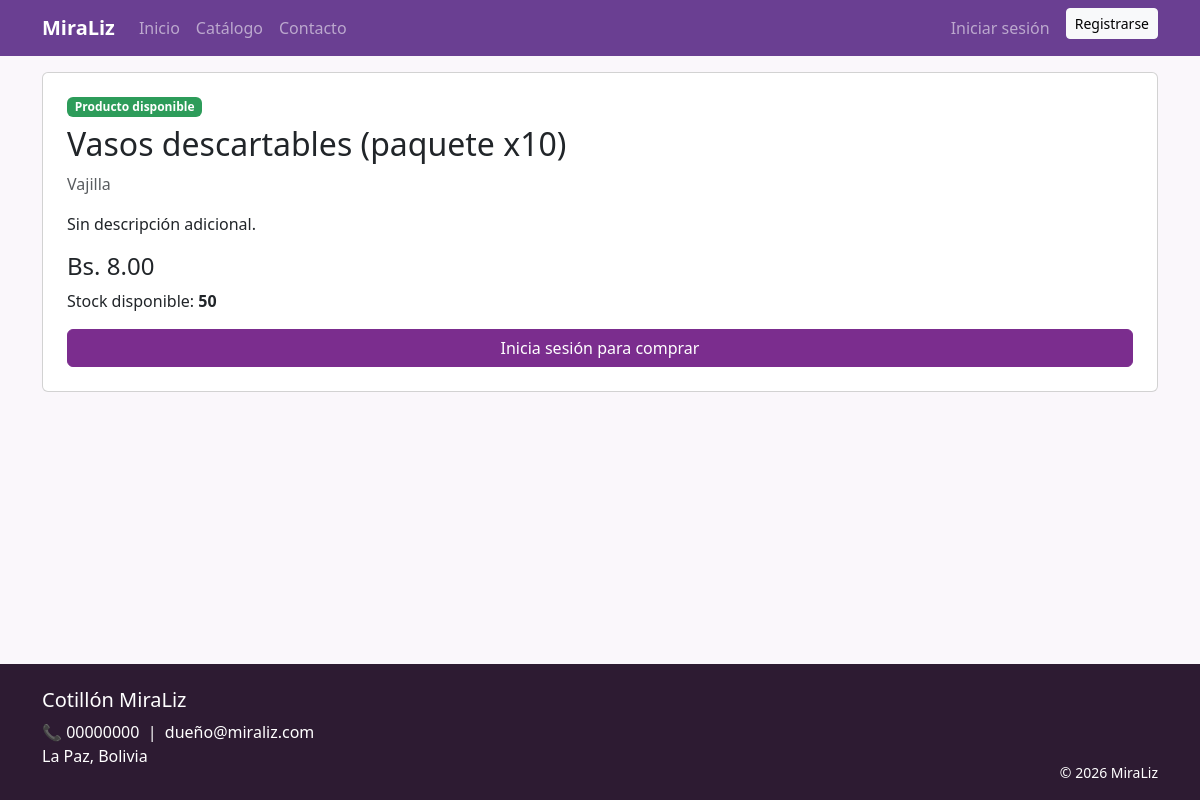
The page /producto/1 on the database its author committed.
### models/inventario.py (models this page shows, shortened)
class Producto(db.Model):
    __tablename__ = "productos"
    id = db.Column(db.Integer, primary_key=True)
    nombre = db.Column(db.String(150), nullable=False)
    descripcion = db.Column(db.Text)
    categoria = db.Column(db.String(80))
    precio = db.Column(db.Float, nullable=False, default=0)
    imagen = db.Column(db.String(250), default="default.png")
    tipo = db.Column(db.String(30), nullable=False, default="PRODUCTO_LISTO")
    stock = db.Column(db.Integer, default=0)
    estado = db.Column(db.String(20), nullable=False, default="ACTIVO")
    horas_estimadas = db.Column(db.Float, default=0)  # para cálculo de capacidad de producción
    receta = db.relationship("RecetaInsumo", backref="producto", lazy=True,
                              cascade="all, delete-orphan")

### routes/public.py (the view)
@bp.route("/producto/<int:producto_id>")
def detalle_producto(producto_id):
    producto = Producto.query.get_or_404(producto_id)
    return render_template("detalle_producto.html", producto=producto)

### templates/detalle_producto.html (shortened to what this page needs)
{% extends "base.html" %}
{% block content %}
<div class="card p-4">
    <span class="badge {{ 'badge-personalizado' if producto.tipo == 'PRODUCTO_PERSONALIZADO' else 'badge-listo' }} mb-2" style="width:fit-content;">
        {{ "Producto personalizado" if producto.tipo == "PRODUCTO_PERSONALIZADO" else "Producto disponible" }}
    </span>
    <h2>{{ producto.nombre }}</h2>
    <p class="text-muted">{{ producto.categoria }}</p>
    <p>{{ producto.descripcion or "Sin descripción adicional." }}</p>
    <h4>Bs. {{ "%.2f"|format(producto.precio) }}</h4>
    {% if producto.tipo == "PRODUCTO_LISTO" %}
        <p>Stock disponible: <strong>{{ producto.stock }}</strong></p>
        {% if current_user.is_authenticated and current_user.rol == "CLIENTE" %}
            <form method="post" action="{{ url_for('cliente.agregar_carrito', producto_id=producto.id) }}" class="d-flex gap-2" style="max-width:300px;">
                <input type="number" name="cantidad" value="1" min="1" max="{{ producto.stock }}" class="form-control">
                <button class="btn btn-primary-miraliz" {% if producto.stock == 0 %}disabled{% endif %}>Agregar al carrito</button>
            </form>
        {% elif not current_user.is_authenticated %}
            <a href="{{ url_for('auth.login') }}" class="btn btn-primary-miraliz">Inicia sesión para comprar</a>
        {% endif %}
    {% endif %}
</div>
{% endblock %}

### static/css/estilo.css (style rules this page uses)
body { display: flex; flex-direction: column; min-height: 100vh; background-color: #faf7fb; }
.badge-listo { background-color: #2d9c5a; }
.btn-primary-miraliz { background-color: #7b2d8e; border-color: #7b2d8e; color: white; }

### rows shown on the page
Producto: tipo "Producto disponible", nombre "Vasos descartables (paquete x10)", categoria "Vajilla", descripcion "Sin descripción adicional.", precio "8.00", stock "50"
